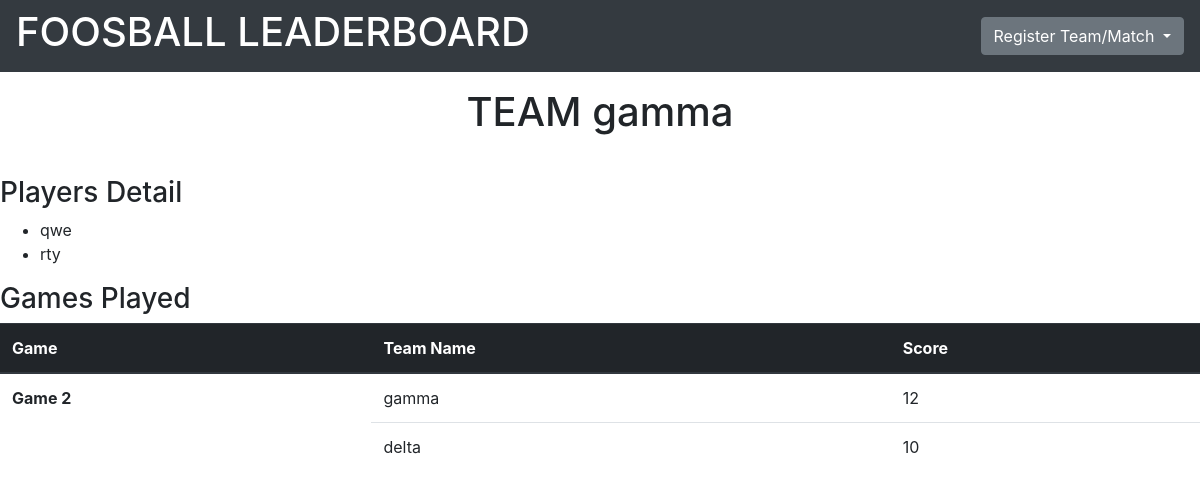
Screenshot of /teams/3/ with the database file from the repository.
### leaderboard/models.py (models this page shows, shortened)
class RegisterTeam(models.Model):
    Team_Name=models.CharField(max_length=32)
    Player1_Name = models.CharField(max_length=32)
    Player2_Name = models.CharField(max_length=32)

class RegisterGame(models.Model):
    team1= models.ForeignKey(RegisterTeam, related_name='team1', on_delete=models.CASCADE)
    team1_score = models.IntegerField()
    team2= models.ForeignKey(RegisterTeam, related_name='team2', on_delete=models.CASCADE)
    team2_score = models.IntegerField()

### leaderboard/views.py (the view)
# urls.py: url(r'^teams/(?P<team_id>[0-9]+)/$', views.team_details),
def team_details(request, team_id):
	team = RegisterTeam.objects.get(pk=team_id)
	game = RegisterGame.objects.all()
	return render(request, 'team_details.html', {'team': team, 'game':game})

### leaderboard/templates/team_details.html (shortened to what this page needs)
{% extends 'base2.html' %}
{% block content %}
<h1><p align ='center'> TEAM {{team.Team_Name}}</p></h1>
<br>
<h3>Players Detail</h3>
<ul>
	<li>{{team.Player1_Name}}</li>
	<li>{{team.Player2_Name}}</li>
</ul>
<h3>Games Played</h3>
<table class="table">
  <thead class="thead-dark">
    <tr>
      <th scope="col">Game</th>
      <th scope="col">Team Name</th>
      <th scope="col">Score</th>
    </tr>
  </thead><tbody>
{% for ga in game %}
{% ifequal team.Team_Name ga.team1.Team_Name %}
<tr>
	<th scope="row" rowspan="2">Game {{ga.id}}</th>
	<td>{{ga.team1.Team_Name}}</td>
	<td>{{ga.team1_score}}</td>
</tr>
<tr>
  <td>{{ga.team2.Team_Name}}</td>
  <td>{{ga.team2_score}}</td>
</tr>
{% endifequal %}
{% endfor %}
  {% endblock %}

### rows the page displays
RegisterTeam: Team_Name "gamma", Player1_Name "qwe", Player2_Name "rty"
RegisterGame: id "2", team1.Team_Name "gamma", team1_score "12", team2.Team_Name "delta", team2_score "10"
